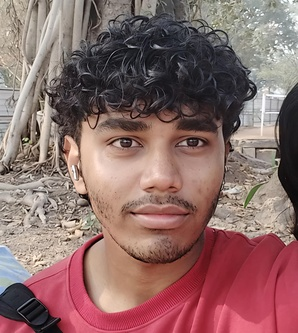
#> input picture face_reconigition/training_data/s1/1.jpg, 298 x 333 px, shrunk from 1144 x 1280 before the run, found by its file name; its folder holds only this picture in this run
$ python main.py
#> lines starting #> are read from the running program, lines starting #| are printed output that depends on the picture; long printed decimals are rounded
import cv2
import os
import numpy as np

# Load Haar Cascade
face_cascade = cv2.CascadeClassifier(
    cv2.data.haarcascades + "haarcascade_frontalface_default.xml"
)

# -----------------------------
# Detect Face
# -----------------------------
def detect_face(img):

    gray = cv2.cvtColor(img, cv2.COLOR_BGR2GRAY)

    faces = face_cascade.detectMultiScale(
        gray,
        scaleFactor=1.2,
        minNeighbors=5
    )

    if len(faces) == 0:
        return None, None

    (x, y, w, h) = faces[0]

    return gray[y:y+h, x:x+w], (x, y, w, h)


# -----------------------------
# Prepare Training Data
# -----------------------------
def prepare_training_data(data_folder_path):

#> called with data_folder_path = 'Training_Data'
    faces = []
    labels = []

    for dir_name in os.listdir(data_folder_path):

        if not dir_name.startswith("s"):
            continue

        label = int(dir_name.replace("s", ""))

        subject_dir_path = os.path.join(data_folder_path, dir_name)

        for image_name in os.listdir(subject_dir_path):

            # Accept jpg, jpeg and png images
            if not image_name.lower().endswith((".jpg", ".jpeg", ".png")):
                continue

            image_path = os.path.join(subject_dir_path, image_name)

            image = cv2.imread(image_path)
#> image is the input picture: shape (333, 298, 3); mean B, G, R 104.8, 107, 140.4

            if image is None:
                continue

            face, rect = detect_face(image)
#> in detect_face, `gray = cv2.cvtColor(img, cv2.COLOR_BGR2GRAY)`:
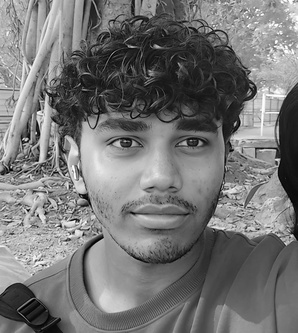
#> gray: shape (333, 298); min 0, max 255, mean 116.7
#> in detect_face, `faces = face_cascade.detectMultiScale( gray, scaleFactor=1.2, minNeigh..`: faces = [[73, 78, 178, 178]]
#> in detect_face, `(x, y, w, h) = faces[0]`: x = 73; y = 78; w = 178
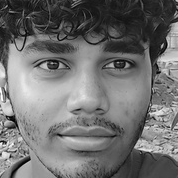
#> face: shape (178, 178); min 1, max 254, mean 111.7
#> rect = (73, 78, 178, 178)

            if face is not None:
                faces.append(face)
                labels.append(label)
#> pass 2 of the loop in prepare_training_data, `for dir_name in os.listdir(data_folder_path):`:
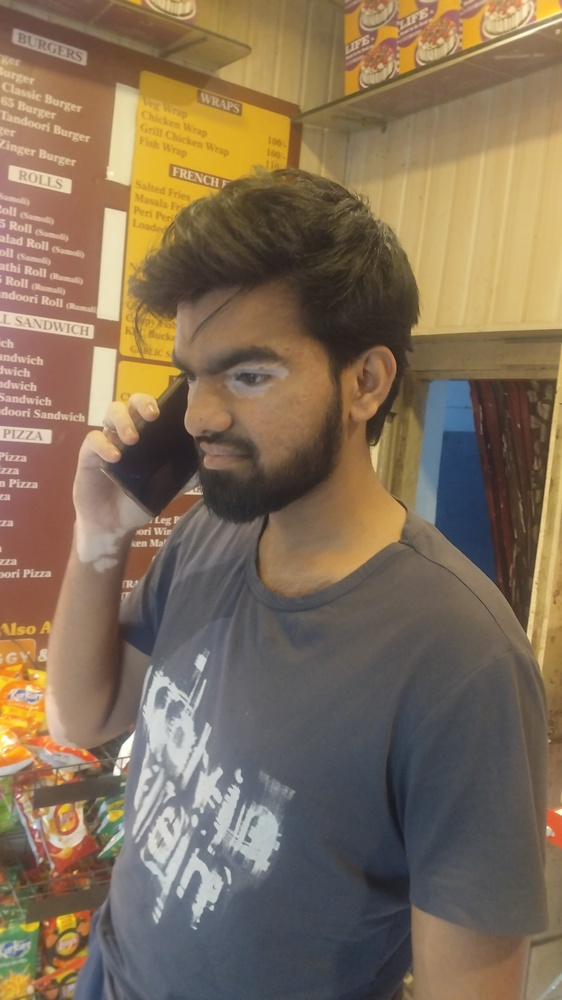
#> input picture face_reconigition/training_data/s2/1.jpeg, 562 x 1000 px, shrunk from 2160 x 3840 before the run, found by its file name
#> in prepare_training_data, image is the input picture: shape (1000, 562, 3); mean B, G, R 88.5, 111.1, 130
#> in detect_face (call 2), `gray = cv2.cvtColor(img, cv2.COLOR_BGR2GRAY)`:
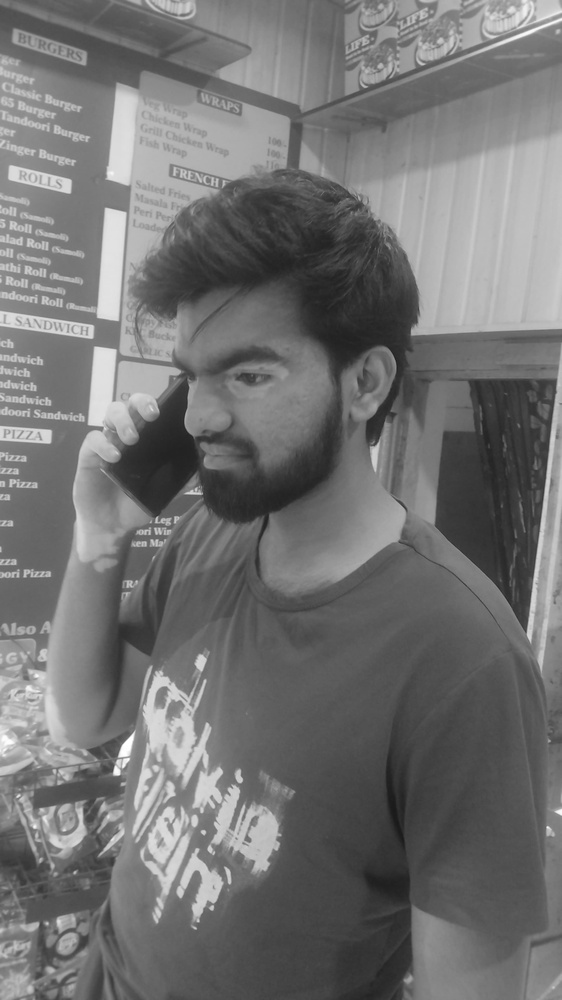
#> gray: shape (1000, 562); min 25, max 255, mean 114.2
#> in detect_face (call 2), `faces = face_cascade.detectMultiScale( gray, scaleFactor=1.2, minNeigh..`: faces = ()

    return faces, labels


# -----------------------------
# Train Model
# -----------------------------
print("Preparing training data...")

faces, labels = prepare_training_data("Training_Data")
#> faces = 1 item; labels = [1]

print("Faces Found:", len(faces))
#| Faces Found: 1
print("Labels:", len(labels))
#| Labels: 1
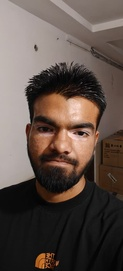
#> input picture face_reconigition/test.jpeg, 123 x 271 px, shrunk from 471 x 1040 before the run
#> further down, test_img is the input picture: shape (271, 123, 3); mean B, G, R 73.2, 80.2, 94.1

if len(faces) == 0:
    print("No faces found in Training_Data folder!")
    exit()

recognizer = cv2.face.LBPHFaceRecognizer_create()

recognizer.train(faces, np.array(labels))

print("Training Completed Successfully!")


# -----------------------------
# Labels
# -----------------------------
subjects = [
    "",
    "Dharmik",
    "Sohail",
    "Supriya"
]


# -----------------------------
# Predict Function
# -----------------------------
def predict(test_img):

    img = test_img.copy()

    face, rect = detect_face(img)
#> in detect_face (call 3), `gray = cv2.cvtColor(img, cv2.COLOR_BGR2GRAY)`:
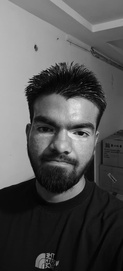
#> gray: shape (271, 123); min 0, max 228, mean 83.6
#> in detect_face (call 3), `faces = face_cascade.detectMultiScale( gray, scaleFactor=1.2, minNeigh..`: faces = [[18, 96, 87, 87]]
#> in detect_face (call 3), `(x, y, w, h) = faces[0]`: x = 18; y = 96; w = 87
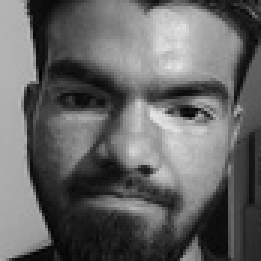
#> face: shape (87, 87) (shown 3 times larger); min 1, max 228, mean 100.7
#> rect = (18, 96, 87, 87)

    if face is None:
        print("No face detected in test image!")
        return img

    label, confidence = recognizer.predict(face)
#> label = 1; confidence = 121.4

    print("Predicted Label:", label)
#| Predicted Label: 1
    print("Person:", subjects[label])
#| Person: Dharmik
    print("Confidence:", confidence)
#| Confidence: 121.419

    (x, y, w, h) = rect
#> x = 18; y = 96; w = 87; h = 87

    cv2.rectangle(
        img,
        (x, y),
        (x + w, y + h),
        (0, 255, 0),
        2
    )

    cv2.putText(
        img,
        subjects[label],
        (x, y - 10),
        cv2.FONT_HERSHEY_SIMPLEX,
        0.9,
        (0, 255, 0),
        2
    )
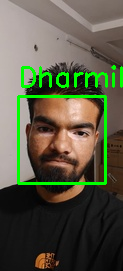
#> img: shape (271, 123, 3); mean B, G, R 69.6, 90.1, 89.4

    return img


# -----------------------------
# Test Image
# -----------------------------
test_img = cv2.imread("test.jpeg")

if test_img is None:
    print("Error: test.jpeg not found!")
    exit()

prediction = predict(test_img)

cv2.imshow("Face Recognition", prediction)

cv2.imwrite("output.jpg", prediction)

cv2.waitKey(0)
cv2.destroyAllWindows()
